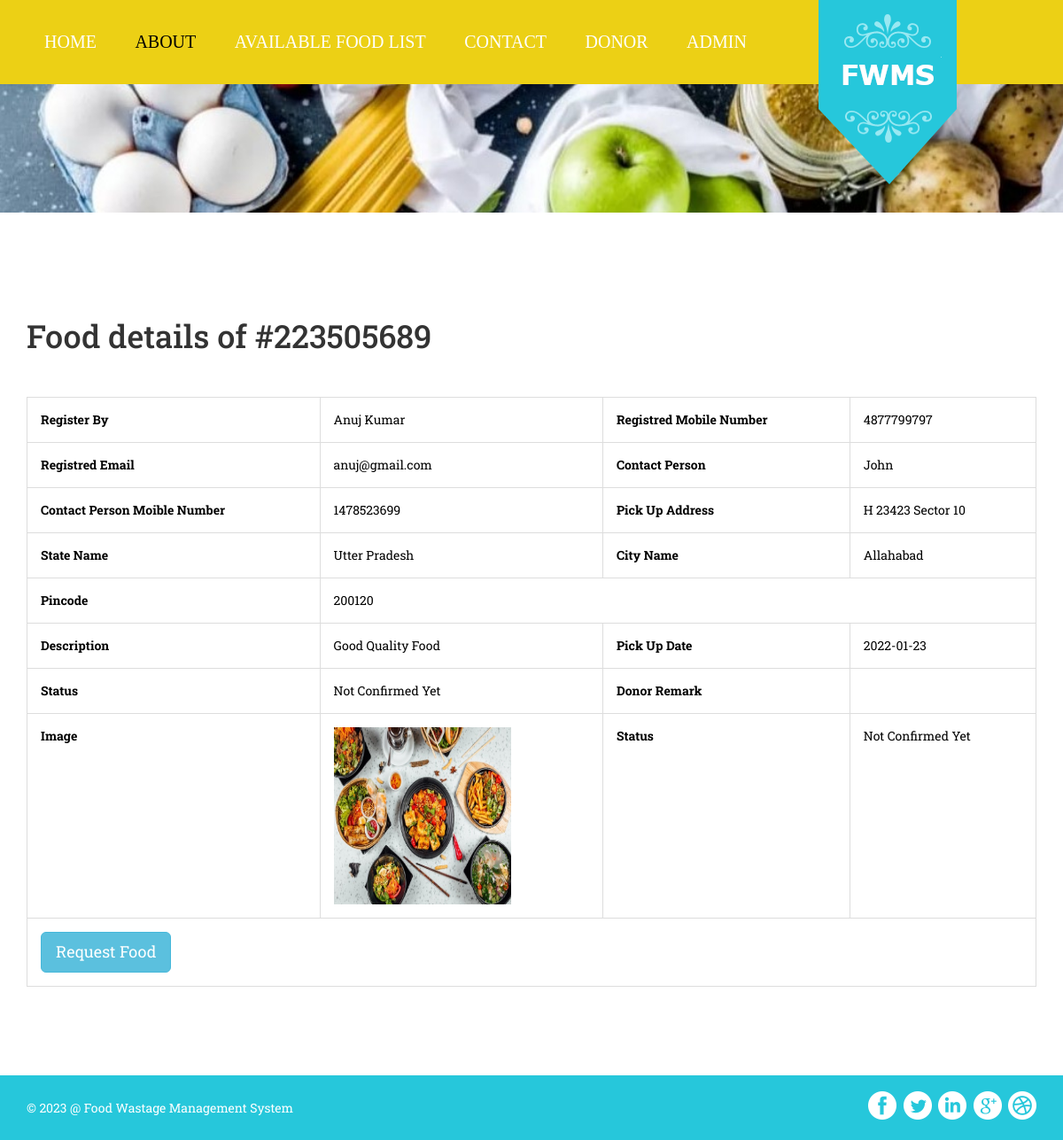
Screenshot of /fwms/view-food-details.php?foodid=2 with the database file from the repository.
### tables this page shows
CREATE TABLE `tblfood` (
  `ID` int(10) NOT NULL,
  `DonorID` int(10) DEFAULT NULL,
  `foodId` int(10) DEFAULT NULL,
  `FoodItems` mediumtext DEFAULT NULL,
  `StateName` varchar(200) DEFAULT NULL,
  `CityName` varchar(200) DEFAULT NULL,
  `Description` mediumtext DEFAULT NULL,
  `PickupDate` varchar(200) DEFAULT NULL,
  `PickupAddress` mediumtext DEFAULT NULL,
  `ContactPerson` varchar(200) DEFAULT NULL,
  `CPMobNumber` bigint(10) DEFAULT NULL,
  `Image` varchar(200) DEFAULT NULL,
  `CreationDate` timestamp NULL DEFAULT current_timestamp(),
  `UpdationDate` timestamp NULL DEFAULT NULL ON UPDATE current_timestamp(),
  `pincode` int(6) DEFAULT NULL
);

CREATE TABLE `tblfoodrequests` (
  `id` int(11) NOT NULL,
  `requestNumber` bigint(12) DEFAULT NULL,
  `foodId` int(1) DEFAULT NULL,
  `fullName` varchar(150) DEFAULT NULL,
  `mobileNumber` bigint(12) DEFAULT NULL,
  `message` mediumtext DEFAULT NULL,
  `requestDate` timestamp NULL DEFAULT current_timestamp(),
  `status` varchar(120) DEFAULT NULL,
  `donorRemark` mediumtext DEFAULT NULL,
  `requestCompletionDate` timestamp NULL DEFAULT NULL ON UPDATE current_timestamp()
);

CREATE TABLE `tbldonor` (
  `ID` int(10) NOT NULL,
  `FullName` varchar(200) DEFAULT NULL,
  `Email` varchar(200) DEFAULT NULL,
  `MobileNumber` bigint(10) DEFAULT NULL,
  `Password` varchar(120) DEFAULT NULL,
  `RegDate` timestamp NULL DEFAULT current_timestamp()
);

### fwms/view-food-details.php (the view, shortened to what this page needs)
<!DOCTYPE html>
<html>
<head>
<link href="css/bootstrap.css" rel='stylesheet' type='text/css' />
<link href="css/style.css" rel="stylesheet" type="text/css" media="all" />
</head>
<body>
<?php include_once("includes/header.php");?>
<div class="banner page-head">
</div>
<div class="typrography">
	 <div class="container">
	  <?php
$vid=$_GET['foodid'];
$ret=mysqli_query($con,"select RequestNumber,pincode,tblfoodrequests.requestNumber,tblfoodrequests.requestDate,tblfoodrequests.mobileNumber,tblfoodrequests.message,tblfoodrequests.status,tblfoodrequests.donorRemark,tblfoodrequests.requestCompletionDate,tblfoodrequests.fullName,
tblfood.ID,tblfood.foodId,tblfood.ContactPerson,tblfood.CPMobNumber,tblfood.CreationDate,tblfood.FoodItems,tblfood.StateName,tblfood.CityName,tblfood.Description,tblfood.PickupDate,tblfood.PickupAddress,tblfood.Image,tblfood.UpdationDate,tbldonor.FullName,tbldonor.MobileNumber,tbldonor.Email,tblfoodrequests.status,tblfoodrequests.donorRemark from
tblfood
left join tblfoodrequests  on tblfood.ID=tblfoodrequests.foodId
join tbldonor on tblfood.DonorID=tbldonor.ID
 where  tblfood.ID='$vid'");
while ($row=mysqli_fetch_array($ret)) {
?>
		  <section id="tables">
          <div class="page-header">
            <h1>Food details of #<?php  echo $row['RequestNumber'];?></h1>
          </div>
          <div class="bs-docs-example">
            <table class="table table-bordered" style="color:#000 !important;">
      <table border="1" class="table table-bordered mg-b-0">
  <tr>
    <th>Register By </th>
    <td><?php  echo $row['FullName'];?></td>
    <th>Registred Mobile Number</th>
    <td><?php  echo $row['MobileNumber'];?></td>
  </tr>
<tr>
    <th>Registred Email</th>
    <td><?php  echo $row['Email'];?></td>
    <th>Contact Person</th>
    <td><?php  echo $row['ContactPerson'];?></td>
</tr>
<tr>
    <th>Contact Person Moible Number</th>
    <td><?php  echo $row['CPMobNumber'];?></td>
<th>Pick Up Address</th>
<td>
<?php echo $row['PickupAddress']; ?>
  </td>
  </tr>
<tr>
    <th>State Name</th>
    <td><?php echo $row['StateName']; ?></td>
<th>City Name</th>
<td>
<?php echo $row['CityName']; ?>
  </td>
  </tr>
<tr>
    <th>Pincode</th>
    <td colspan="3"><?php echo $row['pincode']; ?></td>
  </tr>
  <tr>
<th>Description</th>
<td>
<?php echo $row['Description']; ?>
  </td>
<th>Pick Up Date</th>
<td>
<?php echo $row['PickupDate']; ?>
  </td>
  </tr>
  <tr>
<th>Status</th>
<td>
<?php if($row['status']==""){
echo "Not Confirmed Yet";
}else{echo $row['status'];} ?>
  </td>
<th>Donor Remark</th>
<td>
  </td>
  </tr>
  <tr>
<th>Image</th>
<td>
<img src="donor/images/<?php echo $row['Image']; ?>" width="200" height="200">
  </td>
    <th>Status</th>
    <td> <?php
if($row['status']==""){
echo "Not Confirmed Yet";
}else{echo $row['status'];}
;?></td>
  </tr>
  <?php if($row['status']==""){ ?>
  <tr>
  	<td colspan="4"><button type="button" class="btn btn-info btn-lg" data-toggle="modal" data-target="#myModal">Request Food</button></td>
  </tr>
<?php }  ?>
  </table><?php } ?>
          </div>
	</div>
</div>
<?php include_once("includes/footer.php");?>
</body>
</html>

### fwms/includes/header.php (shortened to what this page needs)
<div class="header">
    <div class="container">
        <div class="header-left">
                <ul class="nav1">
                    <li><a href="index.php">HOME</a></li>
                    <li><a class="active" href="about.php">ABOUT</a></li>
                    <li><a href="food-available.php"> AVAILABLE FOOD LIST</a></li>
                    <li><a href="contact.php">CONTACT</a></li>
                    <li><a href="donor/login.php">DONOR</a></li>
                    <li><a href="admin/login.php">ADMIN</a></li>
                </ul>
        </div>
        <div class="header-right">
            <a href="index.php"><img src="images/logo.png" alt=""></a>
        </div>
    </div>
</div>

### fwms/includes/footer.php
<div class="copy-right">
	<div class="container">
		<div class="copy-lt">
			<p> &copy; <?php echo date('Y');?> @ Food Wastage Management System </p>
		</div>
		<div class="copy-rt">
			<ul>
				<li><a class="facebook" href="#"></a></li>
				<li><a class="twitt" href="#"></a></li>
				<li><a class="link" href="#"></a></li>
				<li><a class="googl" href="#"></a></li>
				<li><a class="dribb" href="#"></a></li>
			</ul>
		</div>
		<div class="clearfix"></div>
	</div>
</div>

### fwms/css/style.css (style rules this page uses)
body { margin:0; padding:0; background:#fff; font-family: 'Roboto Slab', serif; }
body a { text-decoration:none; transition:0.5s all; -webkit-transition:0.5s all; -moz-transition:0.5s all; -o-transition:0.5s all; -ms-transition:0.5s all; }
h1,h2,h3,h4,h5,h6 { margin:0; }
p { margin:0; }
ul { margin:0; padding:0; }
.header { position:relative; background:#ecd015; padding:33px 0; }
.header-left ul { margin:0; padding:0 0px; }
.header-left ul li { margin:0 20px; list-style-type:none; display:inline-block; }
.header-left ul li a { text-decoration:none; font-family: 'Droid Serif', serif; color: #fff; font-size: 20px; font-weight:500; }
.header-left ul li a:hover,.header-left ul li a.active { color:#000; }
.header-right { position:absolute; right: 15%; top: 0%; }
.banner { background:url(../images/banner1.jpg) no-repeat 0px 0px; background-size:cover; -webkit-background-size: cover; -o-background-size: cover; -ms-background-size: cover; -moz-background-size: cover; min-height: 670px; }
.copy-right { padding:18px 0; background:#26c7db; }
.copy-right p { margin:9px 0 0 0; font-size:14px; color: #fff; text-align:center; }
.copy-lt { float:left; }
.copy-rt { float:right; }
.copy-rt ul { margin:0; padding:0; }
.copy-rt ul li { list-style-type:none; display:inline-block; margin-left:4px; }
.copy-rt ul li a.facebook { background: url(../images/img-sprite.png) no-repeat 0px 0px; width:32px; height:32px; display:block; }
.copy-rt ul li a.twitt { background: url(../images/img-sprite.png) no-repeat -32px 0px; width:32px; height:32px; display:block; }
.copy-rt ul li a.link { background: url(../images/img-sprite.png) no-repeat -65px 0px; width:32px; height:32px; display:block; }
.copy-rt ul li a.googl { background: url(../images/img-sprite.png) no-repeat -98px 0px; width:32px; height:32px; display:block; }
.copy-rt ul li a.dribb { background: url(../images/img-sprite.png) no-repeat -130px 0px; width:32px; height:32px; display:block; }
.page-head { min-height: 145px !important; }
.typrography { text-align: left; padding:80px 0; }
.table td, .table>tbody>tr>td, .table>tbody>tr>th, .table>tfoot>tr>td, .table>tfoot>tr>th, .table>thead>tr>td, .table>thead>tr>th { padding: 15px!important; }
.table > thead > tr > th, .table > tbody > tr > th, .table > tfoot > tr > th, .table > thead > tr > td, .table > tbody > tr > td, .table > tfoot > tr > td { font-size: 1em; color: #000; }
.table > thead > tr > th, .table > tbody > tr > th, .table > tfoot > tr > th, .table > thead > tr > td, .table > tbody > tr > td, .table > tfoot > tr > td { border-top: none !important; }
.bs-docs-example { margin: 1em 0; }
.container:after { content: "\0020"; display: block; height: 0; clear: both; visibility: hidden; }
.clearfix:before, .clearfix:after, .row:before, .row:after { content: '\0020'; display: block; overflow: hidden; visibility: hidden; width: 0; height: 0; }
.row:after, .clearfix:after { clear: both; }
@media (max-width: 1440px) { .banner { min-height: 638px; } }
@media (max-width: 1440px) { .header-right { right: 13%; } }
@media (max-width: 1366px) { .banner { min-height: 607px; } }
@media (max-width: 1366px) { .header-right { right: 10%; } }
@media (max-width: 1280px) { .banner { min-height: 565px; } }

### rows the page displays
tblfood: tblfoodrequests.requestNumber "223505689", DonorID.FullName "Anuj Kumar", DonorID.MobileNumber "4877799797", DonorID.Email "anuj@gmail.com", ContactPerson "John", CPMobNumber "1478523699", PickupAddress "H 23423 Sector 10", StateName "Utter Pradesh", CityName "Allahabad", pincode "200120", Description "Good Quality Food", PickupDate "2022-01-23", Image (picture)
